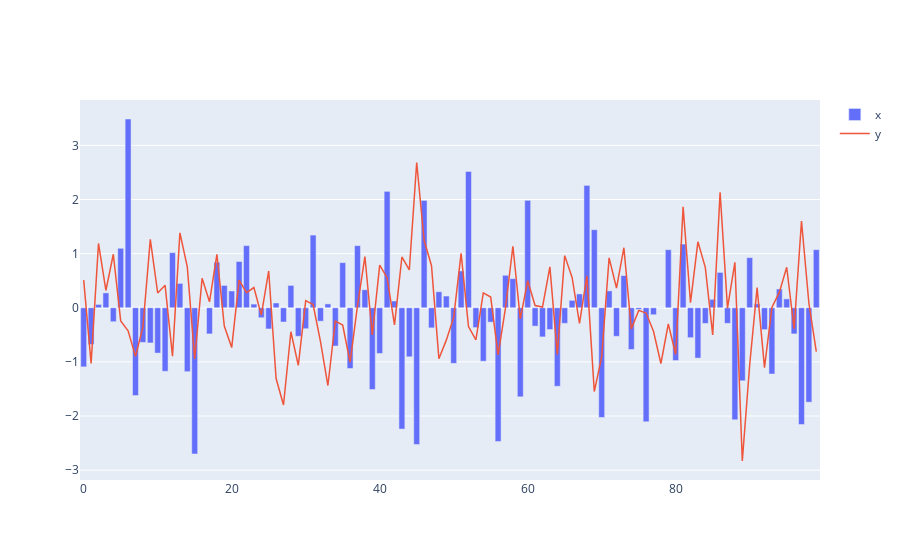

Notebook code for this chart:
### Code cell
# Create a figure and stack plots.
fig = Figure()
fig.bar(df.x)
fig.line(df.y)
fig.show()
